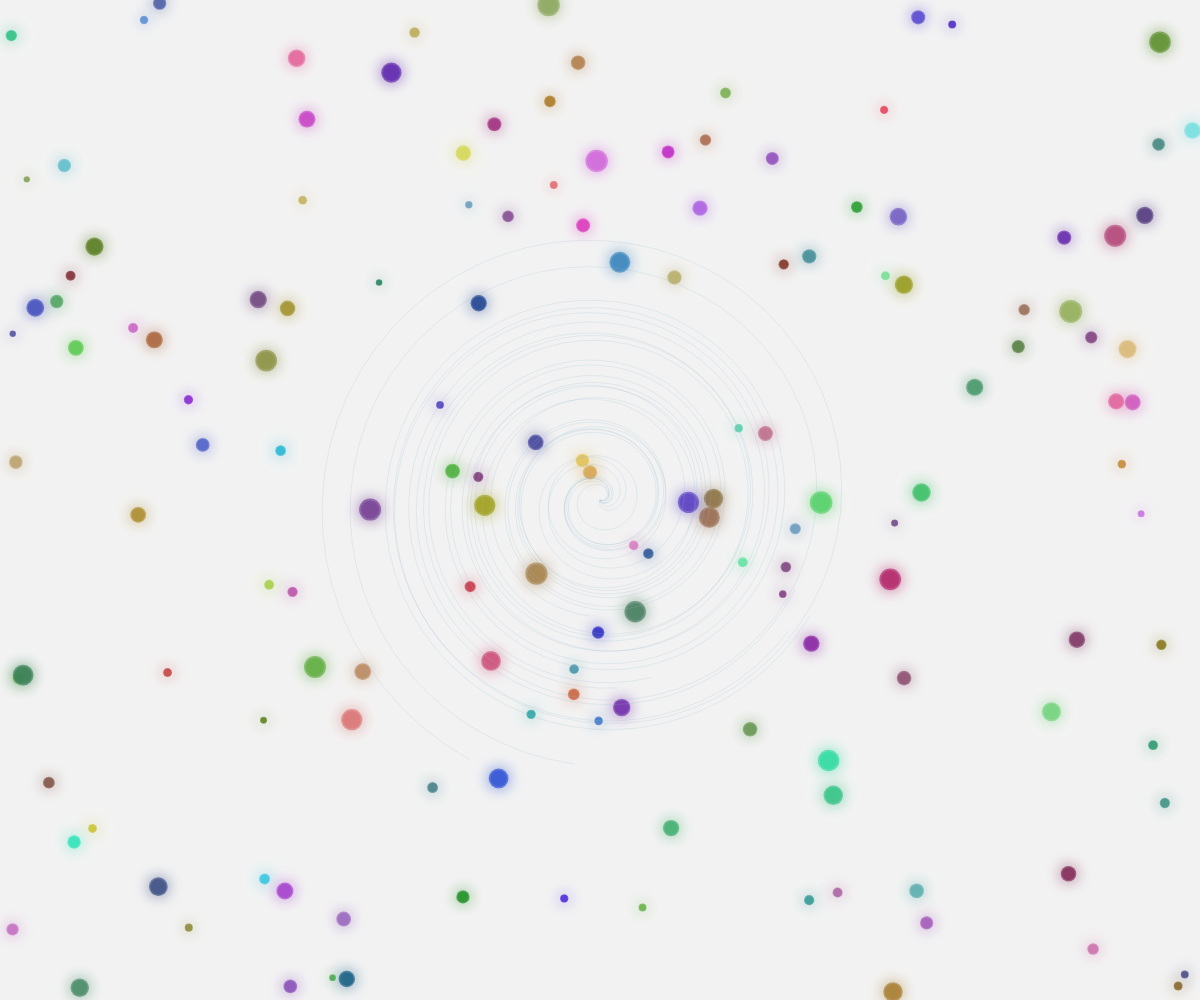
Frame 1 (no input)
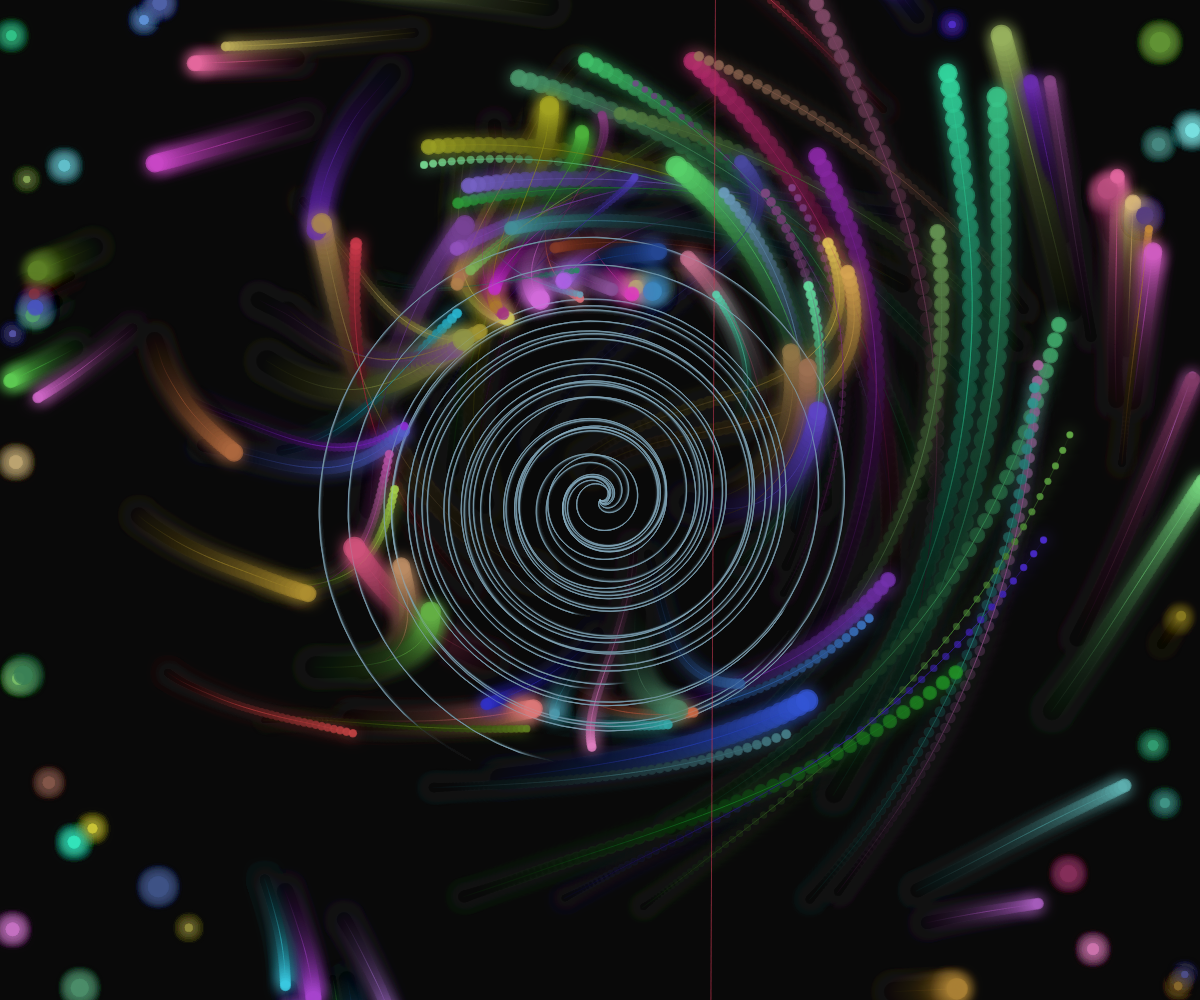
Frame 60 (no input)
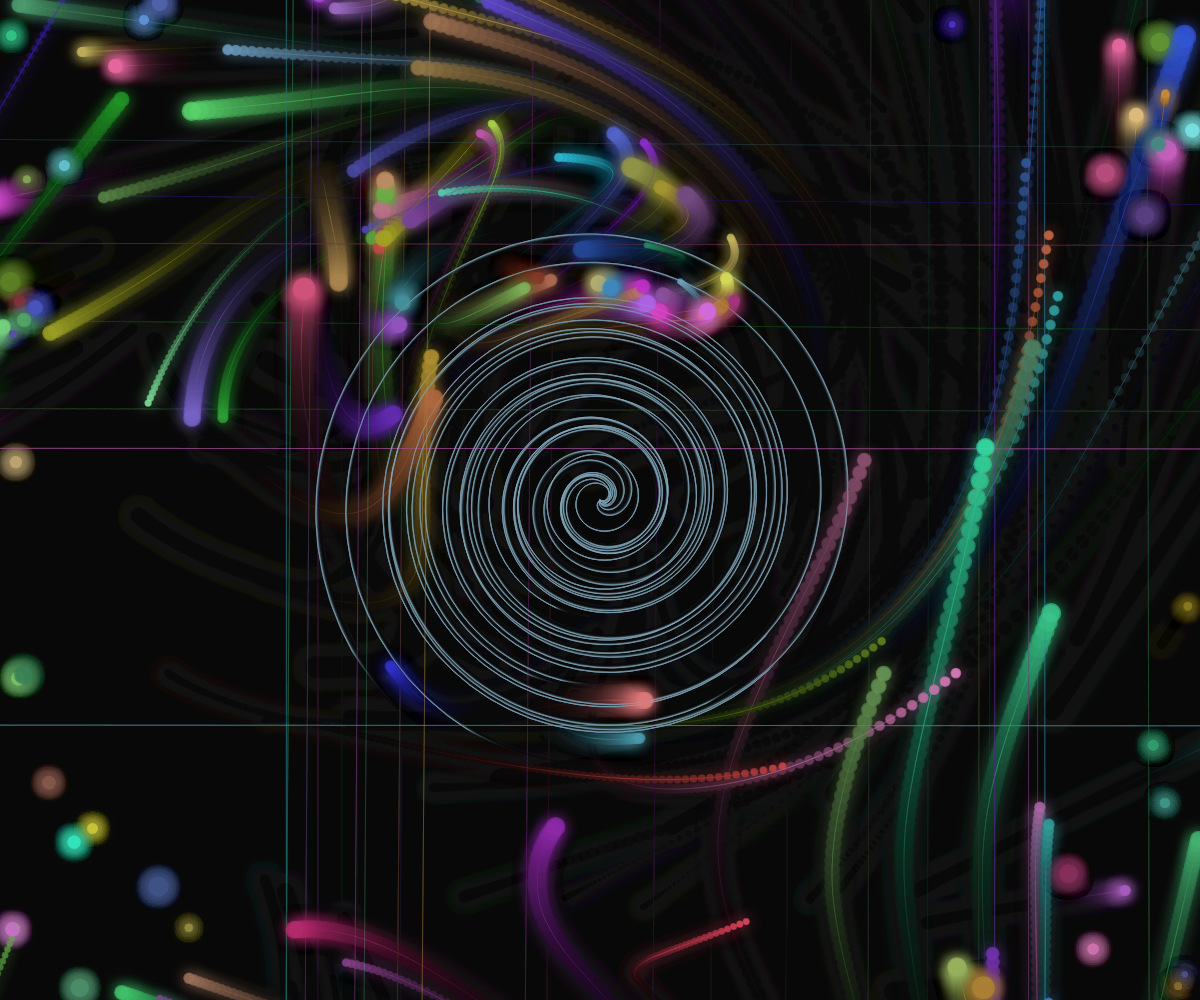
Frame 120 (the mouse pressed at the canvas centre since frame 60)

The p5.js sketch that drew these frames (run headless with seeded random() and noise() and a simulated clock; from frame 60 on, the mouse is pressed at the canvas centre):

// p5.js sketch
// ── sketch.js
let orbs = [];
const orbCount = 150;
let currents = [];
let trails = [];

function setup() {
  createCanvas(windowWidth, windowHeight);
  colorMode(HSB, 360, 100, 100, 1);
  
  // Create orbs with random properties
  for (let i = 0; i < orbCount; i++) {
    orbs.push({
      x: random(width),
      y: random(height),
      size: random(5, 15),
      hue: random(360),
      saturation: random(40, 80),
      brightness: random(50, 90),
      speedX: 0,
      speedY: 0,
      pulseSpeed: random(0.01, 0.02),
      pulsePhase: random(TWO_PI),
      originalSize: random(5, 15),
      group: floor(random(5)),
      trail: []
    });
  }
  
  // Create currents (spiral fields)
  for (let i = 0; i < 8; i++) {
    currents.push({
      angleOffset: random(TWO_PI),
      speed: random(0.002, 0.005),
      radius: random(100, 300),
      centerX: width / 2,
      centerY: height / 2,
      strength: random(0.5, 1.5)
    });
  }
  
  // Initialize trails array
  for (let i = 0; i < orbCount; i++) {
    trails.push([]);
  }
}

function draw() {
  background(220, 5, 5, 0.05);
  
  // Update and display orbs
  for (let i = 0; i < orbs.length; i++) {
    let orb = orbs[i];
    
    // Calculate current force from spiral fields
    let fx = 0;
    let fy = 0;
    
    for (let c of currents) {
      let dx = orb.x - c.centerX;
      let dy = orb.y - c.centerY;
      let distance = sqrt(dx * dx + dy * dy);
      
      if (distance < c.radius * 2) {
        // Spiral force
        let angle = atan2(dy, dx);
        let spiralAngle = angle + frameCount * c.speed + c.angleOffset;
        
        // Radial component
        let radialForce = (c.radius - distance) / c.radius * c.strength * 0.1;
        
        // Tangential component (creates spiraling effect)
        let tangentialForce = sin(spiralAngle) * c.strength * 0.05;
        
        fx += cos(spiralAngle) * radialForce + sin(angle) * tangentialForce;
        fy += sin(spiralAngle) * radialForce - cos(angle) * tangentialForce;
      }
    }
    
    // Apply force to velocity
    orb.speedX += fx;
    orb.speedY += fy;
    
    // Dampen velocity
    orb.speedX *= 0.98;
    orb.speedY *= 0.98;
    
    // Update position
    orb.x += orb.speedX;
    orb.y += orb.speedY;
    
    // Wrap around edges
    if (orb.x < -50) orb.x = width + 50;
    if (orb.x > width + 50) orb.x = -50;
    if (orb.y < -50) orb.y = height + 50;
    if (orb.y > height + 50) orb.y = -50;
    
    // Add current position to trail
    orb.trail.push({x: orb.x, y: orb.y});
    
    // Limit trail length
    if (orb.trail.length > 20) {
      orb.trail.shift();
    }
    
    // Draw the trail
    noFill();
    stroke(orb.hue, orb.saturation, orb.brightness, 0.1);
    strokeWeight(1);
    beginShape();
    for (let pos of orb.trail) {
      vertex(pos.x, pos.y);
    }
    endShape();
    
    // Pulsing effect
    let pulse = sin(frameCount * orb.pulseSpeed + orb.pulsePhase) * 0.5 + 0.5;
    let currentSize = orb.originalSize * (1 + pulse * 0.3);
    
    // Draw the orb with glow
    noStroke();
    fill(orb.hue, orb.saturation, orb.brightness, 0.7);
    ellipse(orb.x, orb.y, currentSize);
    
    drawingContext.shadowBlur = 15;
    drawingContext.shadowColor = color(orb.hue, orb.saturation, orb.brightness);
    ellipse(orb.x, orb.y, currentSize * 1.2);
    drawingContext.shadowBlur = 0;
  }
  
  // Draw currents as visible spiral fields
  noFill();
  stroke(200, 30, 80, 0.2);
  strokeWeight(1);
  for (let c of currents) {
    beginShape();
    for (let a = 0; a < TWO_PI * 4; a += 0.1) {
      let angle = a + frameCount * c.speed + c.angleOffset;
      let radius = c.radius * (1 - a / (TWO_PI * 4));
      let x = c.centerX + cos(angle) * radius;
      let y = c.centerY + sin(angle) * radius;
      vertex(x, y);
    }
    endShape();
  }
}

function windowResized() {
  resizeCanvas(windowWidth, windowHeight);
}
